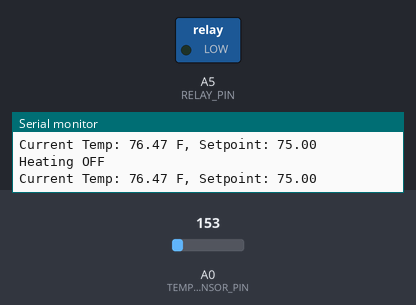
The sketch below on a simulated Arduino Uno, built with avr-gcc and run on an emulated ATmega328P. Parts: switched loads named in the sketch (green lamp = pin HIGH), the last lines printed to the serial monitor. The inputs (shaded band) are chosen by the test bench; at power-on: A0 (TEMP_SENSOR_PIN) = 153.

Above: at 1.8 s.
1.9 s: A0 (TEMP_SENSOR_PIN) set to 114
At 2.5 s:
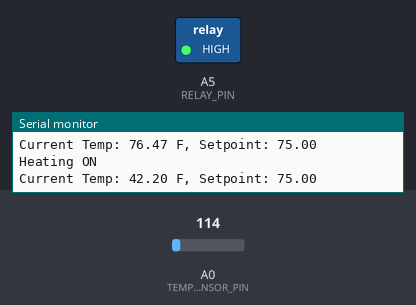
6.0 s: A0 (TEMP_SENSOR_PIN) set to 133
At 6.9 s:
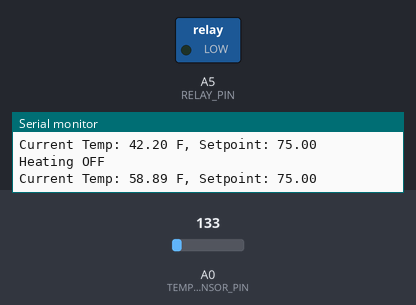
10.1 s: A0 (TEMP_SENSOR_PIN) set to 165
At 12.2 s:
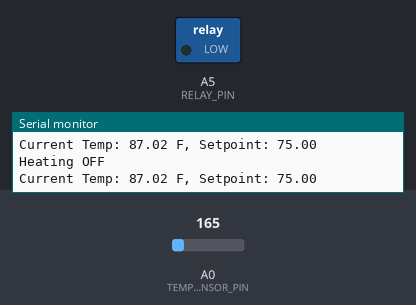
Timing chart, 0 to 13.7 s (numbered marks = the images above; inputs shaded):
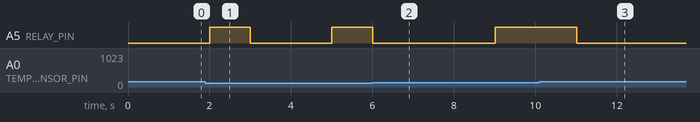

Measured:
- after the input at 1.9 s, A5 (RELAY_PIN): LOW → HIGH after 0.10 s, → LOW 1.0 s later, → HIGH 2.0 s later
- after the input at 6.0 s, A5 (RELAY_PIN): HIGH → LOW at once, → HIGH 3.0 s later
- after the input at 10.1 s, A5 (RELAY_PIN): HIGH → LOW after 0.92 s

The sketch:

THERMOSTAT.ino
```cpp
#include <PID_v1.h>

// Define pins
#define RELAY_PIN A5
#define TEMP_SENSOR_PIN A0

// Temperature Setpoint
double setpoint = 75; // Target temperature in Fahrenheit
double input, output;

// PID parameters
double Kp = 2, Ki = 5, Kd = 1;  // Tuning values for the PID
PID myPID(&input, &output, &setpoint, Kp, Ki, Kd, DIRECT);

void setup() {
    Serial.begin(9600);

    // Initialize relay pin
    pinMode(RELAY_PIN, OUTPUT);
    digitalWrite(RELAY_PIN, LOW); // Start with the relay off

    // Initialize the PID
    myPID.SetMode(AUTOMATIC);
    myPID.SetOutputLimits(0, 255);  // Adjust as necessary for relay control
}

void loop() {
    // Read temperature sensor data
    float VRT = analogRead(TEMP_SENSOR_PIN);
    float tempC = (VRT * 5.0 / 1024.0 - 0.5) * 100.0;  // Convert to Celsius
    input = (tempC * 9.0 / 5.0) + 32;  // Convert to Fahrenheit

    // Run PID computation
    myPID.Compute();

    // Use output to control relay (simple ON/OFF based on PID output)
    if (output > 128) {  // Adjust threshold as needed
        digitalWrite(RELAY_PIN, HIGH);  // Turn heating element on
        Serial.println("Heating ON");
    } else {
        digitalWrite(RELAY_PIN, LOW);  // Turn heating element off
        Serial.println("Heating OFF");
    }

    // Print current temperature and setpoint for debugging
    Serial.print("Current Temp: ");
    Serial.print(input);
    Serial.print(" F, Setpoint: ");
    Serial.println(setpoint);

    delay(1000);  // Adjust delay as needed
}
```
